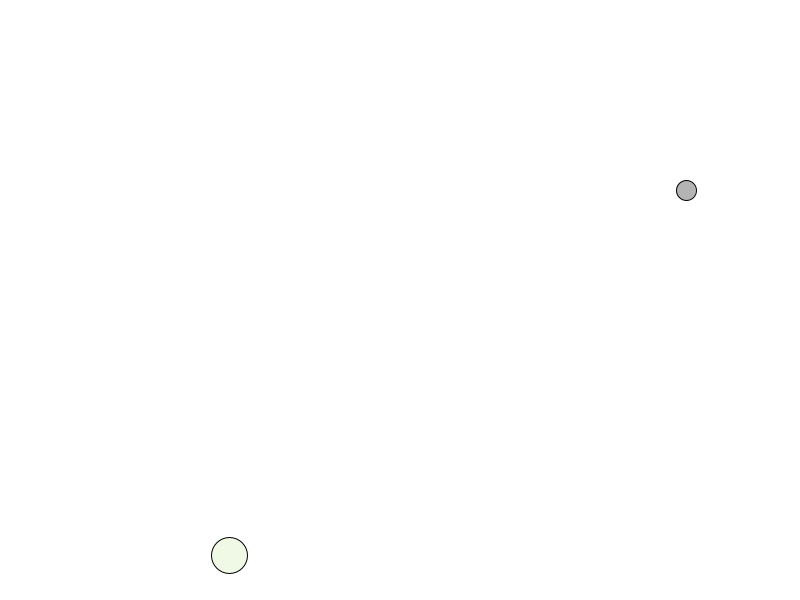
Frame 1 (no input)
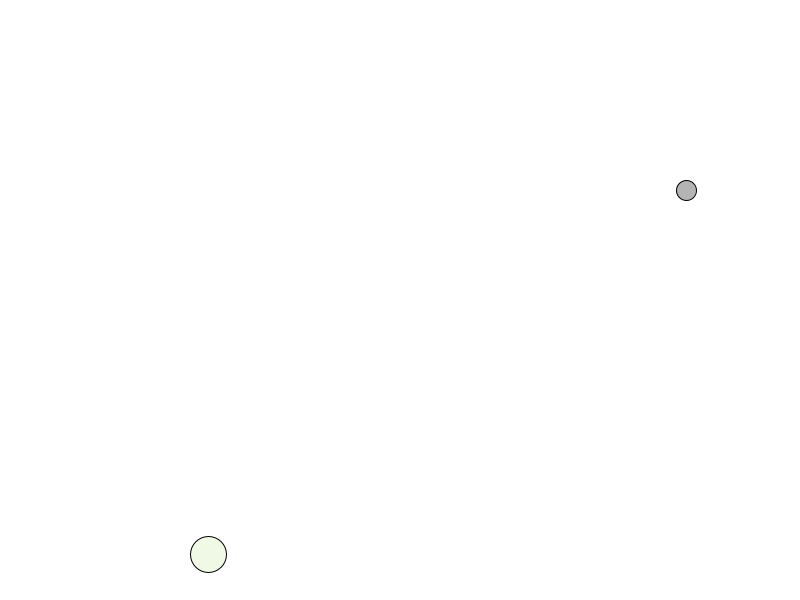
Frame 60 (the mouse pressed at the canvas centre just before this capture)
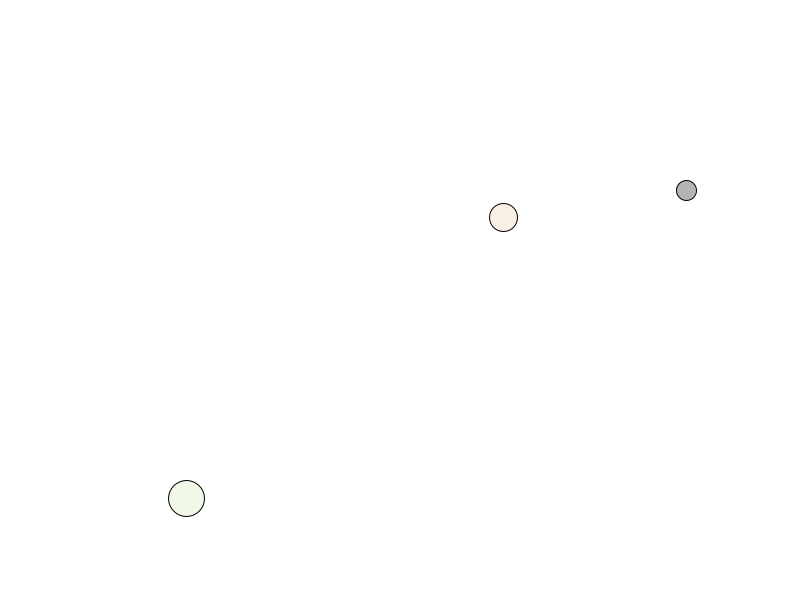
Frame 120 (the mouse held since frame 60 and released just before this capture)

The Processing sketch that drew these frames (run headless with seeded random() and noise(); from frame 60 on, the mouse is pressed at the canvas centre):

// Processing sketch: blackhole
// ── blackhole.pde
ArrayList<GravityBall> ball = new ArrayList<GravityBall>();
BlackHole bh;

void setup() {
  size(800, 600);
  colorMode(HSB, 360, 100, 100);
  ball.add(new GravityBall(random(10, 50)));
  bh = new BlackHole();
}

void draw() {
  background(0, 0, 100);
  for (int i = 0; i < ball.size (); i++) {
    GravityBall b = ball.get(i);
    b.display();
    b.move();
    b.bounce(); 
    for (int j = 0; j < ball.size (); j++) {
      if (i != j) {
        GravityBall b2 = ball.get(j);
        b.collideWith(b2);
      }
    }
   if( bh.consume(b)){
    ball.remove(i); 
   }
  }
  bh.display();
}
void mousePressed() {
  ball.add(new GravityBall(random(10, 50)));
//  if (ball.size() > 20) {
//    ball.remove(0);
//  }
}


// ── ball_class.pde
class GravityBall {
  float sz, hue, sat, bright, alpha;
  PVector loc, vel; //acc;
  GravityBall() {
    sz = random(10, 100); 
    loc = new PVector(random(sz, width - sz/2), random(sz, height - sz/2));
    vel = PVector.random2D();
    //acc = new PVector(0, .1);
    hue = random(360);
    sat = 45;
    bright = 88;
    alpha = 50;
  }
  GravityBall(float tempsz) {
    sz = tempsz; 
    loc = new PVector(random(sz, width - sz/2), random(sz, height - sz/2));
    vel = PVector.random2D();
    //acc = new PVector(0, .1);    
    hue = random(360);
    sat = 45;
    bright = 88;
    alpha = 50;
  }
  void display() {
    fill(hue, sat, bright, alpha);
    ellipse(loc.x, loc.y, sz, sz);
  }

  void move() {
    //vel.add(acc);
    loc.add(vel);
  }
  void bounce() {
    if (loc.x + sz/2 > width || loc.x - sz/2 < 0) {
      vel.x *= -1;
    }
    if (loc.y + sz/2 > height || loc.y - sz/2 < 0) {

      vel.y *= -1;
    }
  }
  void collideWith(GravityBall other) {
    if (loc.dist(other.loc) < sz/2 + other.sz/2) {
      vel = PVector.sub(loc, other.loc);
      vel.normalize();

    }
  }
}


// ── black_hole.pde
class BlackHole {
  PVector loc;
  int sz;
  BlackHole() {
    sz = 20;
    loc = new PVector(random(width), random(height));
  }

  void display() {
    fill(255);
    ellipse(loc.x, loc.y, sz, sz);
  }


  boolean consume(GravityBall b) {
    if (loc.dist(b.loc) < sz/2 + b.sz/2) {
      print ("Consume");
      return true;
    } else {
      return false;
    }
  }
}
